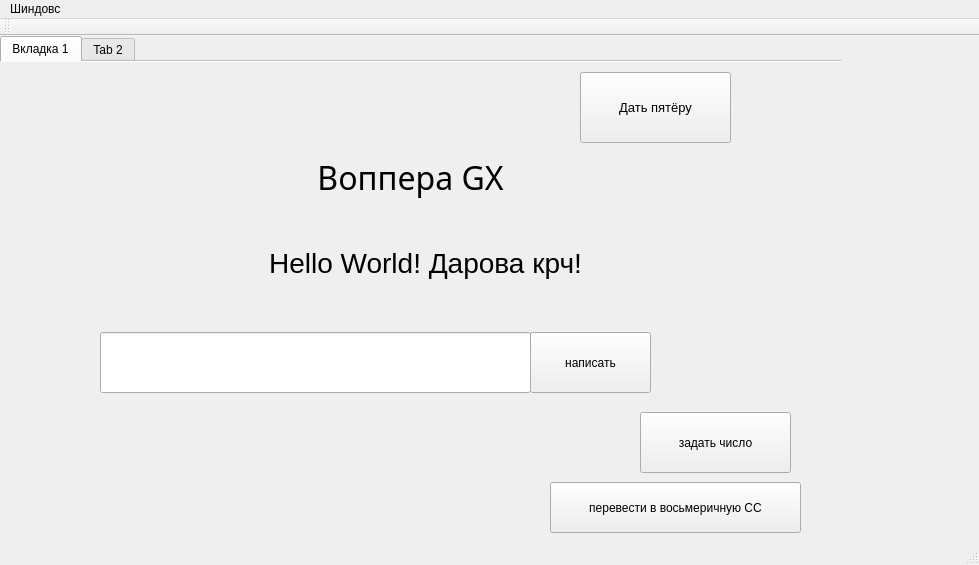
<?xml version="1.0" encoding="UTF-8"?>
<ui version="4.0">
 <class>MainWindow</class>
 <widget class="QMainWindow" name="MainWindow">
  <property name="geometry">
   <rect>
    <x>0</x>
    <y>0</y>
    <width>979</width>
    <height>565</height>
   </rect>
  </property>
  <property name="baseSize">
   <size>
    <width>1920</width>
    <height>1080</height>
   </size>
  </property>
  <property name="cursor">
   <cursorShape>WhatsThisCursor</cursorShape>
  </property>
  <property name="windowTitle">
   <string>MainWindow</string>
  </property>
  <property name="toolButtonStyle">
   <enum>Qt::ToolButtonTextOnly</enum>
  </property>
  <widget class="QWidget" name="centralWidget">
   <property name="minimumSize">
    <size>
     <width>520</width>
     <height>120</height>
    </size>
   </property>
   <widget class="QTabWidget" name="tabWidget">
    <property name="geometry">
     <rect>
      <x>0</x>
      <y>0</y>
      <width>841</width>
      <height>511</height>
     </rect>
    </property>
    <property name="minimumSize">
     <size>
      <width>10</width>
      <height>10</height>
     </size>
    </property>
    <property name="currentIndex">
     <number>0</number>
    </property>
    <property name="documentMode">
     <bool>true</bool>
    </property>
    <property name="tabsClosable">
     <bool>false</bool>
    </property>
    <property name="movable">
     <bool>true</bool>
    </property>
    <property name="tabBarAutoHide">
     <bool>false</bool>
    </property>
    <widget class="QWidget" name="tab">
     <attribute name="title">
      <string>Вкладка 1</string>
     </attribute>
     <widget class="QLabel" name="label1">
      <property name="geometry">
       <rect>
        <x>0</x>
        <y>130</y>
        <width>851</width>
        <height>141</height>
       </rect>
      </property>
      <property name="font">
       <font>
        <pointsize>21</pointsize>
       </font>
      </property>
      <property name="text">
       <string>Hello World! Дарова крч!</string>
      </property>
      <property name="alignment">
       <set>Qt::AlignCenter</set>
      </property>
     </widget>
     <widget class="QPushButton" name="pushSetTextButton">
      <property name="geometry">
       <rect>
        <x>530</x>
        <y>270</y>
        <width>121</width>
        <height>61</height>
       </rect>
      </property>
      <property name="cursor">
       <cursorShape>PointingHandCursor</cursorShape>
      </property>
      <property name="text">
       <string>написать</string>
      </property>
     </widget>
     <widget class="QLineEdit" name="lineEdit">
      <property name="geometry">
       <rect>
        <x>100</x>
        <y>270</y>
        <width>431</width>
        <height>61</height>
       </rect>
      </property>
     </widget>
     <widget class="QLabel" name="label">
      <property name="geometry">
       <rect>
        <x>140</x>
        <y>60</y>
        <width>541</width>
        <height>111</height>
       </rect>
      </property>
      <property name="font">
       <font>
        <family>Minecraft Rus</family>
        <pointsize>24</pointsize>
       </font>
      </property>
      <property name="text">
       <string>Воппера GX</string>
      </property>
      <property name="alignment">
       <set>Qt::AlignCenter</set>
      </property>
     </widget>
     <widget class="QPushButton" name="pushButton">
      <property name="geometry">
       <rect>
        <x>580</x>
        <y>10</y>
        <width>151</width>
        <height>71</height>
       </rect>
      </property>
      <property name="font">
       <font>
        <pointsize>10</pointsize>
       </font>
      </property>
      <property name="cursor">
       <cursorShape>OpenHandCursor</cursorShape>
      </property>
      <property name="text">
       <string>Дать пятёру</string>
      </property>
     </widget>
     <widget class="QPushButton" name="pushWriteNumber">
      <property name="geometry">
       <rect>
        <x>640</x>
        <y>350</y>
        <width>151</width>
        <height>61</height>
       </rect>
      </property>
      <property name="cursor">
       <cursorShape>PointingHandCursor</cursorShape>
      </property>
      <property name="text">
       <string>задать число</string>
      </property>
     </widget>
     <widget class="QPushButton" name="pushGetNumberButter">
      <property name="geometry">
       <rect>
        <x>550</x>
        <y>420</y>
        <width>251</width>
        <height>51</height>
       </rect>
      </property>
      <property name="cursor">
       <cursorShape>PointingHandCursor</cursorShape>
      </property>
      <property name="text">
       <string>перевести в восьмеричную СС</string>
      </property>
     </widget>
    </widget>
    <widget class="QWidget" name="tab_2">
     <attribute name="title">
      <string>Tab 2</string>
     </attribute>
    </widget>
   </widget>
  </widget>
  <widget class="QMenuBar" name="menuBar">
   <property name="geometry">
    <rect>
     <x>0</x>
     <y>0</y>
     <width>979</width>
     <height>17</height>
    </rect>
   </property>
   <widget class="QMenu" name="menu">
    <property name="title">
     <string>Шиндовс </string>
    </property>
   </widget>
   <addaction name="menu"/>
  </widget>
  <widget class="QToolBar" name="mainToolBar">
   <attribute name="toolBarArea">
    <enum>TopToolBarArea</enum>
   </attribute>
   <attribute name="toolBarBreak">
    <bool>false</bool>
   </attribute>
  </widget>
  <widget class="QStatusBar" name="statusBar"/>
 </widget>
 <layoutdefault spacing="6" margin="11"/>
 <resources/>
 <connections/>
</ui>
